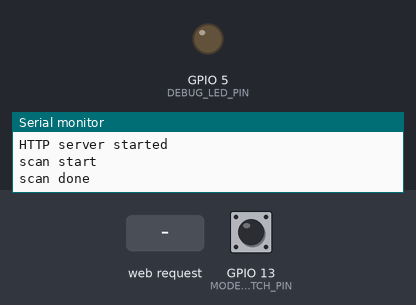
A sketch run on a simulated ESP8266 (NodeMCU). Shown: output pins drawn as LEDs (lit = HIGH), the last lines printed to the serial monitor. The inputs (shaded band) are chosen by the test bench; at power-on: GPIO 13 (MODE_SWITCH_PIN) LOW. WiFi joins after 1.5 s; servers stay silent unless stated; a WiFi scan finds three made-up networks; EEPROM starts erased.

Above: at 8.0 s.
8.1 s: HTTP request GET / received
9.6 s: HTTP request GET /?formAction=save received
11.6 s: HTTP request GET /?formAction=exit received
At 12.45 s:
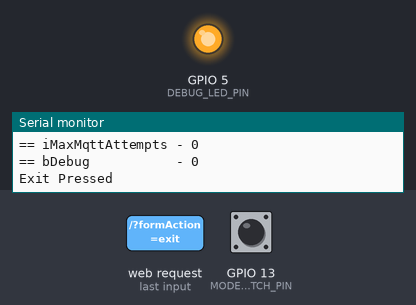
Timing chart, 0 to 14.6 s (numbered marks = the images above; inputs shaded):
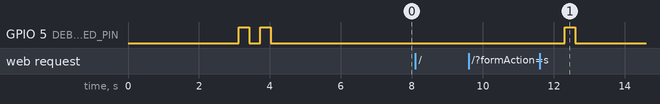

Measured:
- after the input at 11.6 s, GPIO 5 (DEBUG_LED_PIN): LOW → HIGH after 0.70 s, → LOW 0.30 s later

The sketch:

thermometer2.ino
```cpp
#include "myEEPROM.h"
#include <ArduinoOTA.h>

#include <OneWire.h>
#include <ESP8266WiFi.h>
#include <PubSubClient.h>
//#include <Base64.h>
#include <DallasTemperature.h>

#include <WiFiClient.h>
#include <ESP8266WebServer.h>
#include <EEPROM.h>

//-------------------------------------------
// Program Definitions
//-------------------------------------------

  // Serial Messages
  #define DEBUG
  #ifdef DEBUG
    #define DEBUG_PRINT(x)     Serial.print (x)
    #define DEBUG_PRINTLN(x)   Serial.println (x)
  #else
    #define DEBUG_PRINT(x)
    #define DEBUG_PRINTLN(x)
  #endif

  // Debug Flasher
  #define DEBUG_LED_PIN 5
  #define DEBUG_FLASH_MAIN_LOOP 1
  #define DEBUG_FLASH_ENTER_SETUP 2
  #define DEBUG_FLASH_WIFI_CONNECT 3
  #define DEBUG_FLASH_MQTT_CONNECT 4
  #define DEBUG_FLASH_SETUP 5
  #define DEBUG_FLASH_SLEEP 10

  #define MODE_SWITCH_PIN 13
  #define MODE_WORK 0
  #define MODE_SETUP 1

  #define WEBPAGE_STATE_INIT 0
  #define WEBPAGE_STATE_NORMAL 1

  #define MQTT_TOPIC "home/poolSpa/tempSensor/poolTemp"


//-------------------------------------------
// Global Variables
//-------------------------------------------

  int               iWebPageState = 0;

  int               _iLastOTA = 0;


// MQTT Variables
  WiFiClient        espClient;
  PubSubClient      client(espClient);

  int               iMQTTConnectAttempts;

// DS10b20 definitions
  #define           ONE_WIRE_BUS 2  // DS18B20 pin
  OneWire           oneWire(ONE_WIRE_BUS);
  DallasTemperature DS18B20(&oneWire);


// Setup Webserver variable

const char *SetupSsid = "IOT_TERMOMETER_SETUP";

String sPageHtml = "<!DOCTYPE html><html lang='en'><head><meta name='viewport' content='width=device-width, initial-scale=1.0'><title>Thermometer Setup</title><style type='text/css'> html, body { height: 100%; margin: 0; font-family: 'Helvetica','Arial', 'Helvetica'; width:100%; } header { background-color:black; color:white; font-size: 35px; text-align:center; padding:5px; } section{ } .content-box{ height:200px; min-width:400px; width:33%; float:left; border-color:black border-collapse: collapse; border-style: solid; border-width: 1px; } .box-title{ width: 100%; font-size: 16px; font-weight: bold; float:left; text-align:center; padding:5px; margin-top:15px; margin-bottom:20px; } .box-line{ width:100%; float:left; margin-bottom:5px; } .box-text{ max-width: 150px; min-width: 150px; font-size: 14px; float:left; padding-right:10px; text-align:right; } .box-entry{ max-width: 50px; min-width: 50px; font-size: 14px; float:left; } footer { background-color:black; color:white; clear:both; text-align:center; padding:5px; } @media screen and (max-width: 400px) { .content-box{ background: white; height:180px; } .box-title{ margin-top:5px; margin-bottom:10px; } header { font-size: 25px; } } </style><!--[if IE]> <script src='http://html5shim.googlecode.com/svn/trunk/html5.js'></script> <![endif]--></head><body><header> ESP8266 Setup </header><form method='post'><section><div class='content-box'><div class='box-title'> Wifi Configuration </div><div class='box-line'><div class='box-text'> Select Wifi Network </div><div class='box-entry'>~~ssidlist</div></div><div class='box-line'><div class='box-text'> Password </div><div class='box-entry'><input type='text' name='password' value='~~password'></div></div></div><div class='content-box'><div class='box-title'> Enter MQTT Server </div><div class='box-line'><div class='box-text'> Server </div><div class='box-entry'><input type='text' name='mqtt-server' value='~~mqtt-server'></div></div><div class='box-line'><div class='box-text'> Port </div><div class='box-entry'><input type='text' name='mqtt-port' value='~~mqtt-port'><br></div></div><div class='box-line'><div class='box-text'> Sleep Time </div><div class='box-entry'><input type='text' name='sleep-time' value='~~sleep-time'><br></div></div></div><div class='content-box'><div class='box-title'> Control Settings </div><div class='box-line'><div class='box-text'> Max Wifi Attempts </div><div class='box-entry'><input type='text' name='Max-Wifi' value='~~Max-Wifi'></div></div><div class='box-line'><div class='box-text'> Max MQTT Attempts </div><div class='box-entry'><input type='text' name='Max-MQTT' value='~~Max-MQTT'></div></div><div class='box-line'><div class='box-text'> Debug Led </div><div class='box-entry'><input type='radio' name='debug-led' value='debug-on' ~~parm-debug-on > On <input type='radio' name='debug-led' value='debug-off' ~~parm-debug-off > Off </div></div></div><!-- <input type='hidden' name='submitted' value='yes'> --><!-- <br><input type='submit' value='Save Changes and Restart'> --></section><footer><button type='submit' name='formAction' value='save'> Save </button><button type='submit' name='formAction' value='exit'> Exit </button></footer></form></body></html>";

ESP8266WebServer server(80);

String sWIFINetworks;

//-------------------------------------------
// EEPROM Vars
//-------------------------------------------

 myEEPROM _myEEPROM;


// function declarations
void work_mode();

//-------------------------------------------


//-------------------------------------------
void debug_flash(int noOfFlashes) {
//-------------------------------------------
  int i;

  pinMode(DEBUG_LED_PIN, OUTPUT);

  for (i=1;i<=noOfFlashes;i++){

    digitalWrite(DEBUG_LED_PIN, HIGH);
    delay(300);
    digitalWrite(DEBUG_LED_PIN, LOW);
    delay(300);
  }
  delay(500);
}
//-------------------------------------------

//-------------------------------------------
int checkSetupMode(){
//-------------------------------------------
  //
  // detect if mode switch is requested
  //
  // if MODE_SWITCH_PIN high - continue working mode
  // if MODE_SWITCH_PIN low - go into setup mode after 3 seconds of remaining low
  //
  // returns
  //
  // MODE_WORK 0
  // MODE_SETUP 1
  //

  pinMode(MODE_SWITCH_PIN, INPUT);

  if (digitalRead(MODE_SWITCH_PIN)==HIGH) return MODE_WORK;

  // pin 13 most be low
  //
  // wait 3 seconds and try again
  //

  delay (3000);
  if (digitalRead(MODE_SWITCH_PIN)==HIGH) return MODE_WORK;

  //is MODE_SWITCH_PIN remain low for 3 seconds, go into setup mode

  debug_flash(DEBUG_FLASH_ENTER_SETUP);

  return MODE_SETUP;
}

//-------------------------------------------
// Connect to MQTT Server
//-------------------------------------------
void mqtt_connect() {

  char mqtt_server[50];


  iMQTTConnectAttempts = 1;
  DEBUG_PRINT("Attempting MQTT connection on [");
  DEBUG_PRINT(_myEEPROM.getServer().c_str());
  DEBUG_PRINT(":");
  DEBUG_PRINT(_myEEPROM.getPort());
  DEBUG_PRINTLN("] ");
  //client.setServer(_myEEPROM.getServer().c_str(),_myEEPROM.getPort());
  strcpy(mqtt_server ,_myEEPROM.getServer().c_str() );
  client.setServer(mqtt_server,_myEEPROM.getPort());

  // Loop until we're reconnected
    while (!client.connected() && iMQTTConnectAttempts < _myEEPROM.getMaxMqttAttempts()) {
      //debug_flash(DEBUG_FLASH_MQTT_CONNECT);


      // Attempt to connect
      if (client.connect("Thermometer")) {
        delay(10);
        DEBUG_PRINTLN("connected");

    } else {
      DEBUG_PRINT("failed, rc=");
      DEBUG_PRINT(client.state());
      DEBUG_PRINTLN(" try again one seconds");
      // Wait 1 seconds before retrying
      iMQTTConnectAttempts++;
      delay(1000);
    }
  }

  if (!client.connected()){
      DEBUG_PRINTLN(" Failed to establish MQTT connection");
  }

}


//-------------------------------------------
// Connect to WIFI
//-------------------------------------------
void wifi_connect() {
  int iWIFIConnectAttempts = 0;
  DEBUG_PRINTLN("Connecting to wifi");


  WiFi.begin( _myEEPROM.getSSID().c_str(), _myEEPROM.getPassword().c_str());
  while (WiFi.status() != WL_CONNECTED &&  iWIFIConnectAttempts++ < _myEEPROM.getMaxWifiAttempts()) {
    debug_flash(DEBUG_FLASH_WIFI_CONNECT);
    delay(100);
    DEBUG_PRINT(".");
  }
  DEBUG_PRINTLN("");
  DEBUG_PRINT("Connected to ");
  DEBUG_PRINTLN(_myEEPROM.getSSID());
  DEBUG_PRINT("IP address: ");
  DEBUG_PRINTLN(WiFi.localIP());
}

//-------------------------------------------
// build Web Page for setup mode
//-------------------------------------------
void getWifiList(){

  bool bSelectedMatch = false;

  //start up html page //
  sWIFINetworks = "<select  name='ssidlist'  >";

  DEBUG_PRINTLN("scan start");

  // WiFi.scanNetworks will return the number of networks found
  int n = WiFi.scanNetworks();
  DEBUG_PRINTLN("scan done");
  if (n == 0)
     sWIFINetworks +=("no networks found");
  else
  {
    sWIFINetworks +=(n);
    sWIFINetworks += (" networks found");
    for (int i = 0; i < n; ++i)
    {
      // Print SSID and RSSI for each network found
      sWIFINetworks += "<option value='" ;
      sWIFINetworks +=(WiFi.SSID(i));
      sWIFINetworks += "'";
      if (String (WiFi.SSID(i)) == _myEEPROM.getSSID() )sWIFINetworks += " selected";
      sWIFINetworks += ">";
      sWIFINetworks +=(WiFi.SSID(i));
      sWIFINetworks += "</option>";

      sWIFINetworks.replace("Poppy's","Poppy&#x27s");

      delay(10);
    }
  }
  //Finish html page //
  sWIFINetworks += "</select> ";
}

//-------------------------------------------
//  process return from web page
//-------------------------------------------
void handleRoot() {

  String sSubmitted = "No";
  int iEEPROMPointer = 0;

  String sPageHtmlWorking = sPageHtml;

  DEBUG_PRINTLN("handleRoot");


  switch (iWebPageState) {

    case WEBPAGE_STATE_INIT :
         DEBUG_PRINTLN("WEBPAGE_STATE_INIT");
       //  server.send(200, "text/html", sPageHtml.c_str() );
         iWebPageState = WEBPAGE_STATE_NORMAL;
         break;

    case WEBPAGE_STATE_NORMAL :
         DEBUG_PRINTLN("WEBPAGE_STATE_NORMAL");

         if ( server.arg("formAction") == "save")

              _myEEPROM.setSSID            (server.arg("ssidlist") );
              _myEEPROM.setPassword        (server.arg("password") );
              _myEEPROM.setServer          (server.arg("mqtt-server") );
              _myEEPROM.setPort            (server.arg("mqtt-port").toInt() );
              _myEEPROM.setMaxWifiAttempts (server.arg("Max-Wifi").toInt() );
              _myEEPROM.setMaxMqttAttempts (server.arg("Max-MQTT").toInt() );
              _myEEPROM.setSleepTime       (server.arg("sleep-time").toInt() );
              if ( String(server.arg("debug-led")) == String("debug-on") )
                 _myEEPROM.setDebug        (true);
              else
                 _myEEPROM.setDebug        (false);
              _myEEPROM.burn();
              DEBUG_PRINTLN("Save Pressed");

         if ( server.arg("formAction") == "exit"){
              _myEEPROM.setSSID            (server.arg("ssidlist") );
              _myEEPROM.setPassword        (server.arg("password") );
              _myEEPROM.setServer          (server.arg("mqtt-server") );
              _myEEPROM.setPort            (server.arg("mqtt-port").toInt() );
              _myEEPROM.setMaxWifiAttempts (server.arg("Max-Wifi").toInt() );
              _myEEPROM.setMaxMqttAttempts (server.arg("Max-MQTT").toInt() );
              _myEEPROM.setSleepTime       (server.arg("sleep-time").toInt() );
              _myEEPROM.setDebug           (server.arg("debug-led").toInt() );
              _myEEPROM.burn();
              DEBUG_PRINTLN("Exit Pressed");
              work_mode();
         }
         break;

    default:
         break;

  }


  // populate Page from EEPROM

  _myEEPROM.fetch();

  getWifiList();
  sPageHtmlWorking.replace("~~ssidlist"    , sWIFINetworks.c_str());    //substitute WIFIs into html
  sPageHtmlWorking.replace("~~password"    ,_myEEPROM.getPassword() );
  sPageHtmlWorking.replace("~~mqtt-server" ,_myEEPROM.getServer() );
  sPageHtmlWorking.replace("~~mqtt-port"   ,String(_myEEPROM.getPort())  );
  sPageHtmlWorking.replace("~~Max-Wifi"    ,String(_myEEPROM.getMaxWifiAttempts()) );
  sPageHtmlWorking.replace("~~Max-MQTT"    ,String(_myEEPROM.getMaxMqttAttempts()) );
  sPageHtmlWorking.replace("~~sleep-time"  ,String(_myEEPROM.getSleepTime()) );
  if (_myEEPROM.getDebug() == true){
        sPageHtmlWorking.replace("~~parm-debug-on","checked");
        sPageHtmlWorking.replace("~~parm-debug-off","");
  }
  else{
        sPageHtmlWorking.replace("~~parm-debug-on","");
        sPageHtmlWorking.replace("~~parm-debug-off","checked");

  }

  server.send(200, "text/html", sPageHtmlWorking.c_str() );


}

//-------------------------------------------
// POST Temperature
//-------------------------------------------
 void work_mode(){

    float  temp;
    char   cTemp[30];
    String sTemp ;


    debug_flash(DEBUG_FLASH_MAIN_LOOP);

    //
    // main Startup
    //


    //
    //check wifi connection
    //
    if (WiFi.status() != WL_CONNECTED) {
      wifi_connect();
    }

    ArduinoOTA.setHostname("Thermometer");
    ArduinoOTA.setPassword("123");

    ArduinoOTA.onStart([]() {
      Serial.println("Start");
    });
    ArduinoOTA.onEnd([]() {
      Serial.println("\nEnd");
    });
    ArduinoOTA.onProgress([](unsigned int progress, unsigned int total) {
      Serial.printf("Progress: %u%%\r", (progress / (total / 100)));
    });
    ArduinoOTA.onError([](ota_error_t error) {
      Serial.printf("Error[%u]: ", error);
      if (error == OTA_AUTH_ERROR) Serial.println("Auth Failed");
      else if (error == OTA_BEGIN_ERROR) Serial.println("Begin Failed");
      else if (error == OTA_CONNECT_ERROR) Serial.println("Connect Failed");
      else if (error == OTA_RECEIVE_ERROR) Serial.println("Receive Failed");
      else if (error == OTA_END_ERROR) Serial.println("End Failed");
    });
    ArduinoOTA.begin();
    Serial.println("OTA ready");

    //
    // check for OTA update
    //
    long now = millis();
    _iLastOTA = now;

    DEBUG_PRINTLN("OTA: Listening: ");

    while (_iLastOTA - now < 10000){
      _iLastOTA = millis();
      ArduinoOTA.handle();
      delay(10);
    }
    DEBUG_PRINTLN("OTA: done Listening ");

    //
    //get temperature
    //
    do {
      DS18B20.requestTemperatures();
      temp = DS18B20.getTempCByIndex(0);
      DEBUG_PRINT("Temperature: ");
      DEBUG_PRINTLN(temp);
    } while (temp == 85.0 || temp == (-127.0));


    //
    // create MQTT Brocker connection
    //
    if (!client.connected()&& WiFi.status() == WL_CONNECTED ) {
      mqtt_connect();
    }

    //
    // Publish Temp to MQTT broket
    //
    if (client.connected()){
      sTemp = String(temp,2);
      sTemp.toCharArray(cTemp,10);
      DEBUG_PRINT("Publishing Message Topic:[");
      DEBUG_PRINT( MQTT_TOPIC );
      DEBUG_PRINT("] Payload:[");
      DEBUG_PRINT(cTemp);
      DEBUG_PRINTLN("]");
      client.publish(MQTT_TOPIC,cTemp );
      delay(10);
    }


    //
    // Sleep
    //
    int i70Mins   = 4200; // 70 minutes
    int iSleepTime = _myEEPROM.getWorkingSleepTime();
    unsigned int iSleepTimeMIS;

    if (iSleepTime > i70Mins){
      //over 70 mins. will overflow so put back to 70 mins
      iSleepTime    = iSleepTime - i70Mins;
      iSleepTimeMIS = i70Mins * 1000000;
      _myEEPROM.setWorkingSleepTime(iSleepTime);
      _myEEPROM.burn();
    }else
    {
      //under 70 mins. will not overflow
      iSleepTimeMIS = iSleepTime * 1000000;
      _myEEPROM.setWorkingSleepTime(_myEEPROM.getSleepTime() );
    }


    DEBUG_PRINT("sleeping for ");
    DEBUG_PRINT(iSleepTimeMIS);
    DEBUG_PRINTLN(" microseconds");
    DEBUG_PRINT("renamining sleep time ");
    DEBUG_PRINTLN(iSleepTime);
    DEBUG_PRINTLN("going to sleep");
    debug_flash(DEBUG_FLASH_SLEEP);
    ESP.deepSleep(iSleepTimeMIS, WAKE_RF_DEFAULT); // Sleep for 60 seconds
 }

//-------------------------------------------
// Setup Webserver to get connection parameters and system settings
//-------------------------------------------
void  setup_mode(){
  DEBUG_PRINTLN("Configuring access point...");

  WiFi.softAP(SetupSsid);

  IPAddress myIP = WiFi.softAPIP();
  DEBUG_PRINT("AP IP address: ");
  DEBUG_PRINTLN(myIP);
  server.on("/", handleRoot);

  server.begin();
  Serial.println("HTTP server started");

  getWifiList();
}

//-------------------------------------------
// One Off Setup
//-------------------------------------------
void setup() {
  delay(100);

  #ifdef DEBUG
    Serial.begin(115200);
  #endif

  _myEEPROM.fetch();

  if (checkSetupMode()== MODE_WORK){
    if ( _myEEPROM.getDebug()  == 1)  // Only go into work mode if we have variables present
        DEBUG_PRINTLN("Entering Workmode ");
        work_mode();
  }else{
    DEBUG_PRINTLN("Entering Setup ");
    setup_mode();
  }

}


//-------------------------------------------
// Control Loop
//-------------------------------------------
void loop() {
  //
  // Only Used When in setup mode
  //
  server.handleClient();
}
```

Source omitted: myEEPROM.cpp (5783 bytes), myEEPROM.h (1870 bytes)
